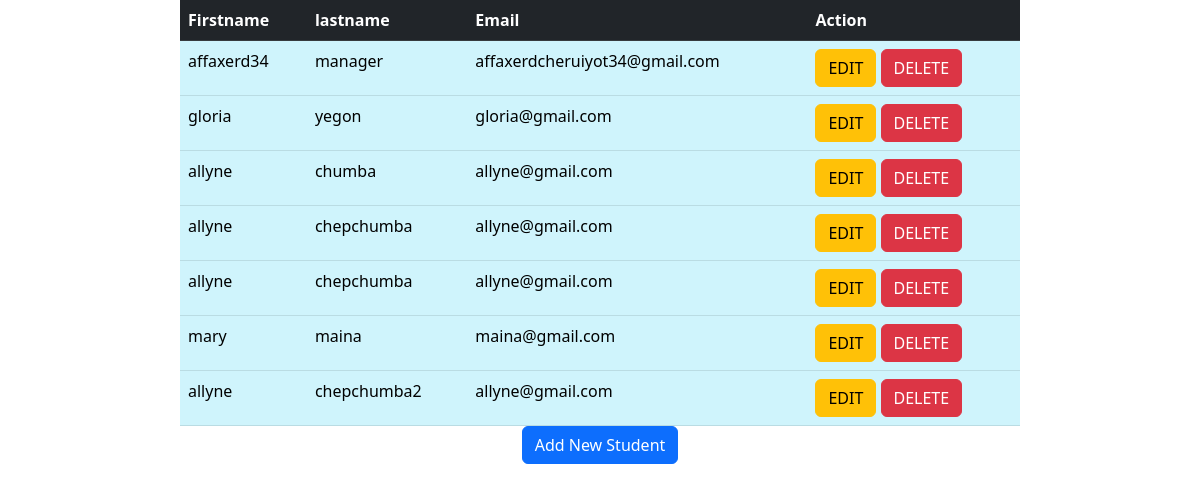
The page /show on the database its author committed.
### myapp/models.py (models this page shows)
class Student(models.Model):
    firstname=models.CharField(max_length=50)
    lastname=models.CharField(max_length=50)
    email=models.EmailField()
    class Meta:
        db_table="student"

### myapp/views.py (the view)
# urls.py: path('show', views.show),
def show(request):
    students = Student.objects.all()
    return render(request, 'show.html', {'students': students})

### templates/show.html (shortened to what this page needs)
<!DOCTYPE html>
<html lang="en">
<head>
     {% load static %}
    <link rel="stylesheet" href="{% static 'css/bootstrap.min.css' %}">
</head>
<body>
<table class=" table table-info" style="height: 300px;width: 70%;margin: 0 auto">
    <thead class="table-dark">
    <tr>
        <th>Firstname</th>
        <th>lastname</th>
        <th>Email</th>
        <th>Action</th>
    </tr>
    </thead>
    <tbody>
    {% for student in students %}
        <tr>
            <td>{{ student.firstname }} </td>
            <td>{{ student.lastname }} </td>
            <td>{{ student.email }} </td>
             <td>
            <a href="edit/{{ student.id }}" class="btn btn-warning">EDIT</a>
            <a href="delete/{{ student.id }}" class="btn btn-danger">DELETE</a>
            </td>
        </tr>
    {% endfor %}
    </tbody>
</table>
<center><a href="/index" class="btn btn-primary">Add New Student</a></center>
</body>
</html>

### rows shown on the page
Student: firstname "affaxerd34", lastname "manager", email "affaxerdcheruiyot34@gmail.com"
Student: firstname "gloria", lastname "yegon", email "gloria@gmail.com"
Student: firstname "allyne", lastname "chumba", email "allyne@gmail.com"
Student: firstname "allyne", lastname "chepchumba", email "allyne@gmail.com"
Student: firstname "allyne", lastname "chepchumba", email "allyne@gmail.com"
Student: firstname "mary", lastname "maina", email "maina@gmail.com"
Student: firstname "allyne", lastname "chepchumba2", email "allyne@gmail.com"
